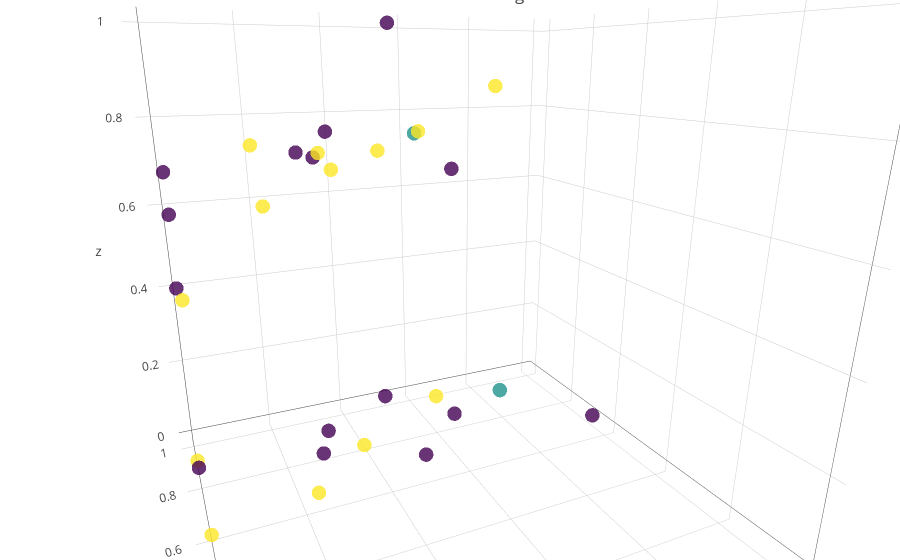

This figure's notebook cell:
### Code cell
# reducer = umap.UMAP(random_state=42,
#                     n_components = 3,
#                     n_neighbors=7,
#                     min_dist=0)
# embedding = reducer.fit_transform(sdata)

val_emb3d = go.Scatter3d(
    x=val_lrp[:,2],
    y=val_lrp[:,3],
    z=val_lrp[:,6],
    mode="markers",
    marker=dict(
        size=5,
        color=pipeline.clusterer.labels_,
#             width=0.5,
        colorscale='Viridis',
        opacity=0.8
    )
)

layout = go.Layout(
    title= "3D LRP Embedding",margin=dict(
        l=0,
        r=0,
        b=0,
        t=0
    )
)

data=[val_emb3d]

fig = go.Figure(data=data, layout=layout)
iplot(fig, filename='lrp-3d-scatter.html')

### Figure 1 — Plotly figure (JSON) as saved in the notebook; plotly's stock layout.template omitted (floating-point values rounded to 4 significant figures)
{"data": [{"marker": {"color": [-1, -1, 1, 1, 0, 0, 1, -1, 1, 1, -1, -1, -1, -1, -1, 1, 1, 1, 0, -1, -1, 1, -1, 1, -1, 1, 1, -1, -1, 1, -1, -1, 1, -1, 0, 1, 1, -1, 1, 1, 0, -1, 0, 1, -1, 1, 1, -1, -1, -1, 1, 1, 1, -1, -1, -1, -1, 1, -1, 1, 1, 1, -1, -1, -1, -1, -1, 0, 1, 1, -1, -1, 0, -1, 1, -1, 1, 1, 0, -1, 0, 1, -1, -1, 1, -1, 1, -1, -1, 1, 1, 1, -1, 1, 1, 1, 0, 1, 1, -1, -1, -1, -1, 1, 1, 1, -1, -1, -1, 1, 1, 1], "colorscale": "Viridis", "opacity": 0.8, "size": 5}, "mode": "markers", "type": "scatter3d", "uid": "3e5b9a0a-7a59-4700-9623-b0af2950d604", "x": [0.2871, 0.4958, 0, 0.3197, 0.6068, 0.8428, 0.6862, 0, 0.2341, 0.6574, 0.3038, 0.6622, 0, 0, 0.2854, 0.388, 0.6029, 0.3151, 0.2004, 1.0, 0.5882, 0.1576, 0, 0, 0.3245, 0.5229, 0.1883, 0.5121, 0.5243, 0, 0.2727], "y": [0.7122, 0.8222, 0.874, 0.8004, 0.9504, 0.8944, 0.6697, 0.8409, 0.6247, 0.9382, 0.6664, 0.823, 0.6851, 0.6726, 0.778, 0.773, 0.9134, 0.6797, 0, 0.6567, 0.6847, 0.5785, 0.7868, 0.5766, 0.8786, 0.9957, 0.8733, 0.6673, 1, 0.5367, 0.8059], "z": [0.7312, 1, 0, 0.7287, 0.7463, 0, 0.8683, 0, 0, 0, 0.7863, 0, 0.723, 0.6453, 0, 0, 0.7545, 0.7086, 0, 0, 0.693, 0.6649, 0.4657, 0, 0, 0.7019, 0.7438, 0, 0, 0.5193, 0.7313]}], "layout": {"autosize": true, "dragmode": "zoom", "margin": {"b": 0, "l": 0, "r": 0, "t": 0}, "scene": {"aspectmode": "auto", "aspectratio": {"x": 1.0, "y": 1.0, "z": 1.0}, "camera": {"center": {"x": 1.388e-17, "y": 1.453e-17, "z": 0}, "eye": {"x": -0.5108, "y": -1.105, "z": 0.3892}, "projection": {"type": "perspective"}, "up": {"x": 0, "y": 0, "z": 1}}, "dragmode": "turntable"}, "title": {"text": "3D LRP Embedding"}}}
